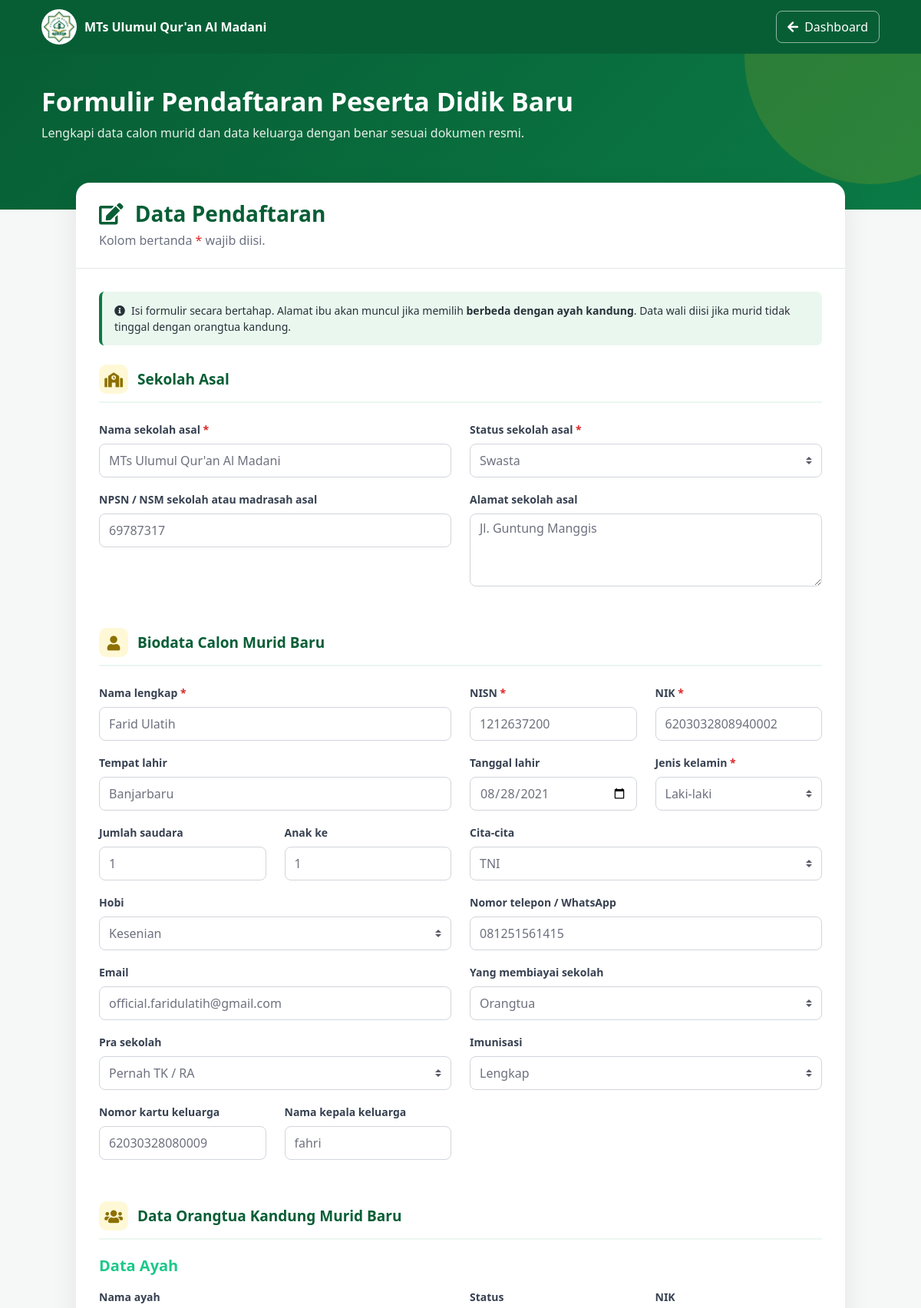
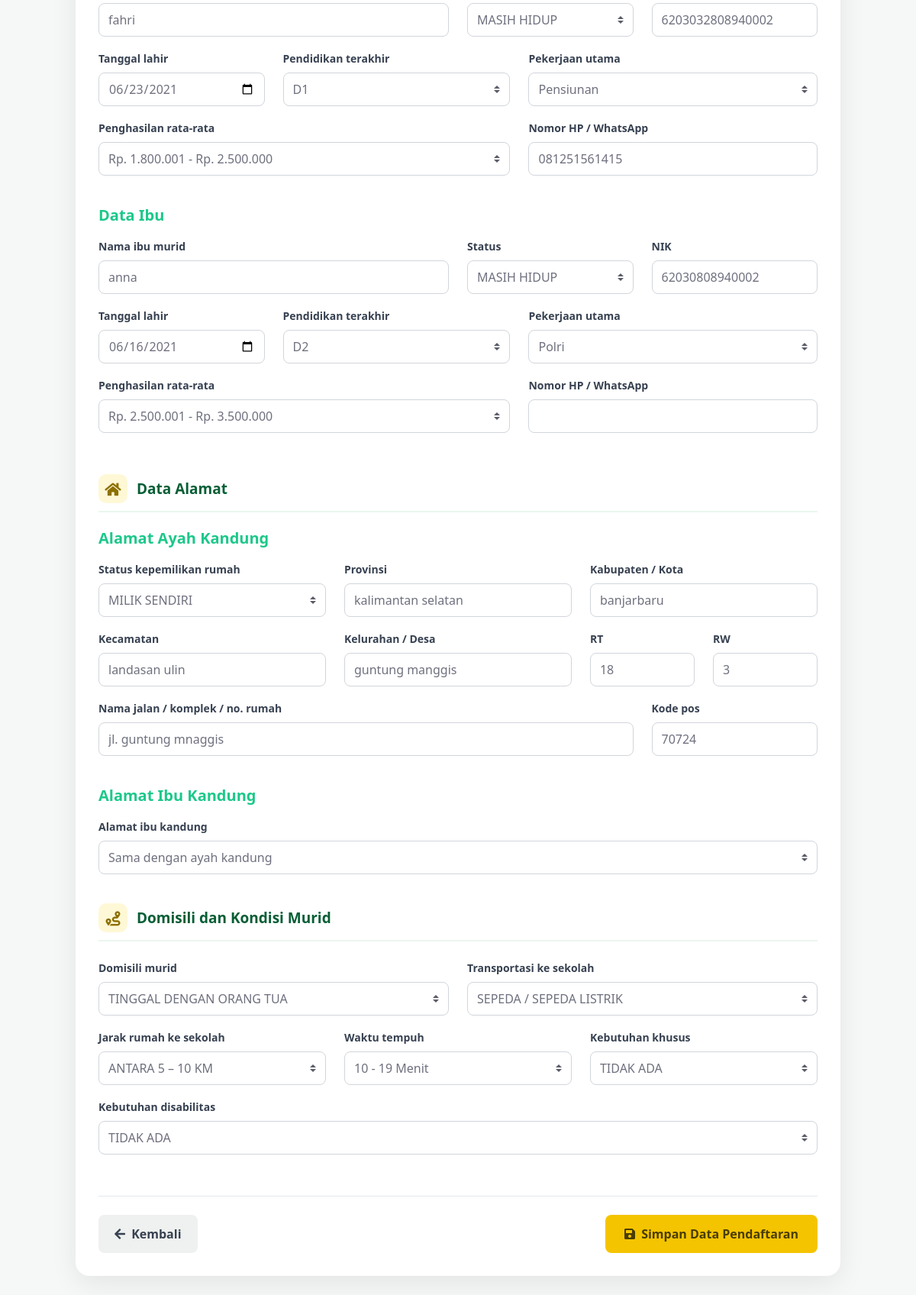
The app's page /pendaftaran.php (signed in, upper part) with its own data (2 pictures, top to bottom).
### tables this page shows
CREATE TABLE `students` (
  `id` int(11) NOT NULL,
  `user_id` int(11) NOT NULL,
  `nama_sekolah_asal` varchar(150) DEFAULT NULL,
  `status_sekolah_asal` varchar(20) DEFAULT NULL,
  `npsn_nsm_asal` varchar(30) DEFAULT NULL,
  `alamat_sekolah_asal` text DEFAULT NULL,
  `nama` varchar(150) DEFAULT NULL,
  `nisn` varchar(20) DEFAULT NULL,
  `nik` varchar(20) DEFAULT NULL,
  `tempat_lahir` varchar(100) DEFAULT NULL,
  `tanggal_lahir` date DEFAULT NULL,
  `jk` varchar(20) DEFAULT NULL,
  `jumlah_saudara` int(11) DEFAULT NULL,
  `anak_ke` int(11) DEFAULT NULL,
  `cita_cita` varchar(100) DEFAULT NULL,
  `hobi` varchar(100) DEFAULT NULL,
  `telepon` varchar(30) DEFAULT NULL,
  `email` varchar(150) DEFAULT NULL,
  `pembiaya_sekolah` varchar(100) DEFAULT NULL,
  `pra_sekolah` varchar(50) DEFAULT NULL,
  `imunisasi` varchar(50) DEFAULT NULL,
  `no_kk` varchar(20) DEFAULT NULL,
  `nama_kepala_keluarga` varchar(150) DEFAULT NULL,
  `nama_ayah` varchar(150) DEFAULT NULL,
  `status_ayah` varchar(30) DEFAULT NULL,
  `nik_ayah` varchar(20) DEFAULT NULL,
  `tanggal_lahir_ayah` date DEFAULT NULL,
  `pendidikan_ayah` varchar(80) DEFAULT NULL,
  `pekerjaan_ayah` varchar(150) DEFAULT NULL,
  `penghasilan_ayah` varchar(100) DEFAULT NULL,
  `hp_ayah` varchar(30) DEFAULT NULL,
  `nama_ibu` varchar(150) DEFAULT NULL,
  `status_ibu` varchar(30) DEFAULT NULL,
  `nik_ibu` varchar(20) DEFAULT NULL,
  `tanggal_lahir_ibu` date DEFAULT NULL,
  `pendidikan_ibu` varchar(80) DEFAULT NULL,
  `pekerjaan_ibu` varchar(150) DEFAULT NULL,
  `penghasilan_ibu` varchar(100) DEFAULT NULL,
  `hp_ibu` varchar(30) DEFAULT NULL,
  `kepemilikan_rumah_ayah` varchar(100) DEFAULT NULL,
  `provinsi_ayah` varchar(100) DEFAULT NULL,
  `kabupaten_ayah` varchar(100) DEFAULT NULL,
  `kecamatan_ayah` varchar(100) DEFAULT NULL,
  `kelurahan_ayah` varchar(100) DEFAULT NULL,
  `rt_ayah` varchar(10) DEFAULT NULL,
  `rw_ayah` varchar(10) DEFAULT NULL,
  `jalan_ayah` text DEFAULT NULL,
  `kode_pos_ayah` varchar(10) DEFAULT NULL,
  `alamat_ibu_status` varchar(40) DEFAULT NULL,
  `kepemilikan_rumah_ibu` varchar(100) DEFAULT NULL,
  `provinsi_ibu` varchar(100) DEFAULT NULL,
  `kabupaten_ibu` varchar(100) DEFAULT NULL,
  `kecamatan_ibu` varchar(100) DEFAULT NULL,
  `kelurahan_ibu` varchar(100) DEFAULT NULL,
  `rt_ibu` varchar(10) DEFAULT NULL,
  `rw_ibu` varchar(10) DEFAULT NULL,
  `jalan_ibu` text DEFAULT NULL,
  `kode_pos_ibu` varchar(10) DEFAULT NULL,
  `domisili_murid` varchar(100) DEFAULT NULL,
  `transportasi` varchar(100) DEFAULT NULL,
  `jarak_rumah` varchar(100) DEFAULT NULL,
  `waktu_tempuh` varchar(100) DEFAULT NULL,
  `kebutuhan_khusus` varchar(200) DEFAULT NULL,
  `kebutuhan_disabilitas` varchar(100) DEFAULT NULL,
  `status_wali` varchar(100) DEFAULT NULL,
  `nama_wali` varchar(150) DEFAULT NULL,
  `hp_wali` varchar(30) DEFAULT NULL,
  `tinggal_bersama` varchar(100) DEFAULT NULL,
  `alamat_wali` text DEFAULT NULL,
  `status` varchar(40) DEFAULT 'Menunggu Verifikasi',
  `created_at` timestamp NOT NULL DEFAULT current_timestamp(),
  `updated_at` timestamp NOT NULL DEFAULT current_timestamp()
    ON UPDATE current_timestamp()
);

### pendaftaran.php (the view, shortened to what the rows shown need)
<?php
require_once 'config/database.php';
$user_id = (int)($_SESSION['user_id'] ?? 0);
$data = [];
$stmt = mysqli_prepare($conn, "SELECT * FROM students WHERE user_id = ? LIMIT 1");
mysqli_stmt_bind_param($stmt, "i", $user_id);
mysqli_stmt_execute($stmt);
$result = mysqli_stmt_get_result($stmt);
if ($result) {
    $data = mysqli_fetch_assoc($result) ?: [];
}
function old($key, $data) {
    return htmlspecialchars($data[$key] ?? '', ENT_QUOTES, 'UTF-8');
}
function selected($key, $value, $data) {
    return (($data[$key] ?? '') === $value) ? 'selected' : '';
}
$income = ['DIBAWAH Rp. 800.000','Rp. 800.001 - Rp. 1.200.000','Rp. 1.200.001 - Rp. 1.800.000',
           'Rp. 1.800.001 - Rp. 2.500.000','Rp. 2.500.001 - Rp. 3.500.000','Rp. 3.500.001 - Rp. 4.800.000',
           'Rp. 4.800.001 - Rp. 6.500.000','Rp. 6.500.001 - Rp. 10.000.000',
           'Rp. 10.000.001 - Rp. 20.000.000','DIATAS Rp. 20.000.001','TIDAK ADA'];
?>
<!DOCTYPE html>
<html lang="id">
<head>
<link rel="stylesheet" href="assets/css/sb-admin-2.min.css">
<link rel="stylesheet" href="assets/vendor/fontawesome-free/css/all.min.css">
</head>
<body>
<section class="hero">
<div class="container">
<h1>Formulir Pendaftaran Peserta Didik Baru</h1>
</div>
</section>
<div class="container wrap">
<div class="card-main">
<div class="form-body">
<form method="POST">
<div class="section">
<div class="row">
<div class="col-md-6 form-group"><label>Nama sekolah asal <span class="req">*</span></label><input name="nama_sekolah_asal" class="form-control" required value="<?= old('nama_sekolah_asal',$data) ?>"></div>
<div class="col-md-6 form-group"><label>NPSN / NSM sekolah atau madrasah asal</label><input name="npsn_nsm_asal" class="form-control" value="<?= old('npsn_nsm_asal',$data) ?>"></div>
<div class="col-md-6 form-group"><label>Alamat sekolah asal</label><textarea name="alamat_sekolah_asal" class="form-control"><?= old('alamat_sekolah_asal',$data) ?></textarea></div>
</div></div>
<div class="section">
<div class="row">
<div class="col-md-6 form-group"><label>Nama lengkap <span class="req">*</span></label><input name="nama" class="form-control" required value="<?= old('nama',$data) ?>"></div>
<div class="col-md-3 form-group"><label>NISN <span class="req">*</span></label><input name="nisn" maxlength="10" class="form-control" required value="<?= old('nisn',$data) ?>"></div>
<div class="col-md-3 form-group"><label>NIK <span class="req">*</span></label><input name="nik" maxlength="16" class="form-control" required value="<?= old('nik',$data) ?>"></div>
<div class="col-md-6 form-group"><label>Tempat lahir</label><input name="tempat_lahir" class="form-control" value="<?= old('tempat_lahir',$data) ?>"></div>
<div class="col-md-3 form-group"><label>Tanggal lahir</label><input type="date" name="tanggal_lahir" class="form-control" value="<?= old('tanggal_lahir',$data) ?>"></div>
<div class="col-md-3 form-group"><label>Jumlah saudara</label><input type="number" min="0" name="jumlah_saudara" class="form-control" value="<?= old('jumlah_saudara',$data) ?>"></div>
<div class="col-md-3 form-group"><label>Anak ke</label><input type="number" min="1" name="anak_ke" class="form-control" value="<?= old('anak_ke',$data) ?>"></div>
<div class="col-md-6 form-group"><label>Nomor telepon / WhatsApp</label><input name="telepon" class="form-control" value="<?= old('telepon',$data) ?>"></div>
<div class="col-md-6 form-group"><label>Email</label><input type="email" name="email" class="form-control" value="<?= old('email',$data) ?>"></div>
<div class="col-md-3 form-group"><label>Nomor kartu keluarga</label><input name="no_kk" maxlength="16" class="form-control" value="<?= old('no_kk',$data) ?>"></div>
<div class="col-md-3 form-group"><label>Nama kepala keluarga</label><input name="nama_kepala_keluarga" class="form-control" value="<?= old('nama_kepala_keluarga',$data) ?>"></div>
</div></div>
<div class="section">
<div class="row">
<div class="col-md-6 form-group"><label>Nama ayah</label><input name="nama_ayah" class="form-control" value="<?= old('nama_ayah',$data) ?>"></div>
<div class="col-md-3 form-group"><label>NIK</label><input name="nik_ayah" maxlength="16" class="form-control" value="<?= old('nik_ayah',$data) ?>"></div>
<div class="col-md-3 form-group"><label>Tanggal lahir</label><input type="date" name="tanggal_lahir_ayah" class="form-control" value="<?= old('tanggal_lahir_ayah',$data) ?>"></div>
<div class="col-md-7 form-group"><label>Penghasilan rata-rata</label><select name="penghasilan_ayah" class="custom-select"><option value="">Pilih</option><?php foreach($income as $v): ?><option value="<?= $v ?>" <?= selected('penghasilan_ayah',$v,$data) ?>><?= $v ?></option><?php endforeach; ?></select></div>
<div class="col-md-5 form-group"><label>Nomor HP / WhatsApp</label><input name="hp_ayah" class="form-control" value="<?= old('hp_ayah',$data) ?>"></div>
</div>
<div class="row">
<div class="col-md-6 form-group"><label>Nama ibu murid</label><input name="nama_ibu" class="form-control" value="<?= old('nama_ibu',$data) ?>"></div>
<div class="col-md-3 form-group"><label>NIK</label><input name="nik_ibu" maxlength="16" class="form-control" value="<?= old('nik_ibu',$data) ?>"></div>
<div class="col-md-3 form-group"><label>Tanggal lahir</label><input type="date" name="tanggal_lahir_ibu" class="form-control" value="<?= old('tanggal_lahir_ibu',$data) ?>"></div>
<div class="col-md-7 form-group"><label>Penghasilan rata-rata</label><select name="penghasilan_ibu" class="custom-select"><option value="">Pilih</option><?php foreach($income as $v): ?><option value="<?= $v ?>" <?= selected('penghasilan_ibu',$v,$data) ?>><?= $v ?></option><?php endforeach; ?></select></div>
</div></div>
<div class="section">
<div class="row">
<div class="col-md-4 form-group"><label>Provinsi</label><input name="provinsi_ayah" class="form-control" value="<?= old('provinsi_ayah',$data) ?>"></div>
<div class="col-md-4 form-group"><label>Kabupaten / Kota</label><input name="kabupaten_ayah" class="form-control" value="<?= old('kabupaten_ayah',$data) ?>"></div>
<div class="col-md-4 form-group"><label>Kecamatan</label><input name="kecamatan_ayah" class="form-control" value="<?= old('kecamatan_ayah',$data) ?>"></div>
<div class="col-md-4 form-group"><label>Kelurahan / Desa</label><input name="kelurahan_ayah" class="form-control" value="<?= old('kelurahan_ayah',$data) ?>"></div>
<div class="col-md-2 form-group"><label>RT</label><input name="rt_ayah" class="form-control" value="<?= old('rt_ayah',$data) ?>"></div>
<div class="col-md-2 form-group"><label>RW</label><input name="rw_ayah" class="form-control" value="<?= old('rw_ayah',$data) ?>"></div>
<div class="col-md-9 form-group"><label>Nama jalan / komplek / no. rumah</label><input name="jalan_ayah" class="form-control" value="<?= old('jalan_ayah',$data) ?>"></div>
<div class="col-md-3 form-group"><label>Kode pos</label><input name="kode_pos_ayah" class="form-control" value="<?= old('kode_pos_ayah',$data) ?>"></div>
</div>
</div>
</form>
</div></div></div>
</body>
</html>

### records on screen
students: nama_sekolah_asal "MTs Ulumul Qur'an Al Madani", npsn_nsm_asal "69787317", alamat_sekolah_asal "Jl. Guntung Manggis", nama "Farid Ulatih", nisn "1212637200", nik "6203032808940002", tempat_lahir "Banjarbaru", tanggal_lahir "08/28/2021", jumlah_saudara "1", anak_ke "1", telepon "081251561415", email "official.faridulatih@gmail.com", no_kk "62030328080009", nama_kepala_keluarga "fahri", nama_ayah "fahri", nik_ayah "6203032808940002", tanggal_lahir_ayah "06/23/2021", penghasilan_ayah "Rp. 1.800.001 - Rp. 2.500.000", hp_ayah "081251561415", nama_ibu "anna", nik_ibu "62030808940002", tanggal_lahir_ibu "06/16/2021", penghasilan_ibu "Rp. 2.500.001 - Rp. 3.500.000", provinsi_ayah "kalimantan selatan", kabupaten_ayah "banjarbaru", kecamatan_ayah "landasan ulin", kelurahan_ayah "guntung manggis", rt_ayah "18", rw_ayah "3", jalan_ayah "jl. guntung mnaggis", kode_pos_ayah "70724"

### other values on screen
form field cita_cita "TNI"
form field hobi "Kesenian"
form field imunisasi "Lengkap"
form field status_ayah "MASIH HIDUP"
form field pendidikan_ayah "D1"
form field pekerjaan_ayah "Pensiunan"
form field status_ibu "MASIH HIDUP"
form field pendidikan_ibu "D2"
form field pekerjaan_ibu "Polri"
form field kepemilikan_rumah_ayah "MILIK SENDIRI"
form field domisili_murid "TINGGAL DENGAN ORANG TUA"
form field transportasi "SEPEDA / SEPEDA LISTRIK"
form field jarak_rumah "ANTARA 5 – 10 KM"
form field waktu_tempuh "10 - 19 Menit"
form field kebutuhan_khusus "TIDAK ADA"
